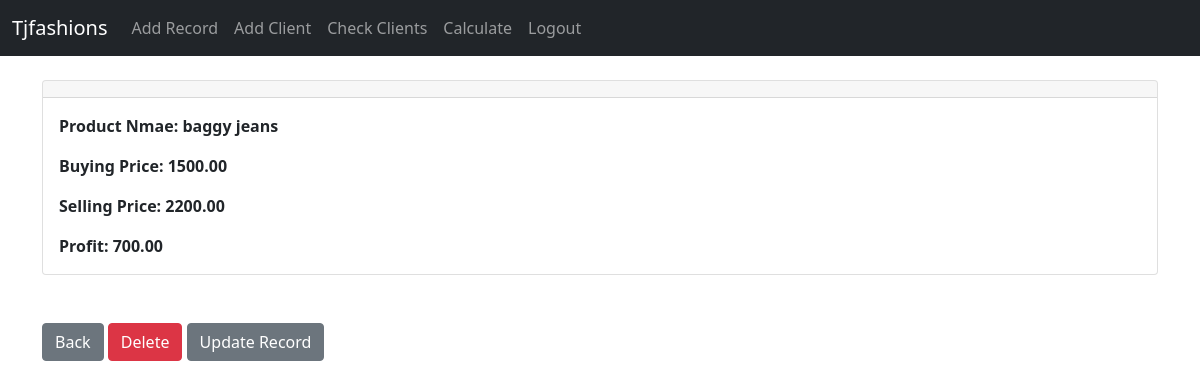
The app's page /record/6 (signed in) with its own data.
### inventory/models.py (models this page shows, shortened)
class Record(models.Model):
	created_at = models.DateTimeField(auto_now_add=True)
	product_name = models.CharField(max_length=100)
	buying_price = models.DecimalField(max_digits=10, decimal_places=2, default=0)
	selling_price = models.DecimalField(max_digits=10, decimal_places=2, default=0)
	profit = models.DecimalField(max_digits=10, decimal_places=2,default=0)

### inventory/views.py (the view)
# urls.py: path('record/<int:pk>', views.customer_record, name='record'),
def customer_record(request, pk):
	if request.user.is_authenticated:
		customer_record = Record.objects.get(id=pk)
		return render(request, 'inventory/record.html', {'customer_record':customer_record})
	else:
		messages.success(request, "You Must Be Logged In To View That Page...")
		return redirect('home')

### inventory/templates/inventory/record.html
{% extends 'inventory/base.html' %}
{% block content %}
<div class="card">
  <div class="card-header"><strong>
  </div>
  <div class="card-body">
<p class="card-text">
<strong>Product Nmae: </strong>{{ customer_record.product_name }}</p>
<p class="card-text">
<strong>Buying Price: </strong>{{ customer_record.buying_price }}
</p>
<p class="card-text">
<strong>Selling Price: </strong>{{ customer_record.selling_price }}</p>
<p class="card-text">
<strong>Profit: </strong>{{ customer_record.profit}}</p>
  </div>
</div>
<br/><br/>
<a href="{% url 'home' %}" class="btn btn-secondary">Back</a>
<a href="{% url 'delete_record' customer_record.id %}" class="btn btn-danger">Delete</a>
<a href="{% url 'update_record' customer_record.id %}" class="btn btn-secondary">Update Record</a>
{% endblock %}

### records on screen
Record: product_name "baggy jeans", buying_price "1500.00", selling_price "2200.00", profit "700.00"
